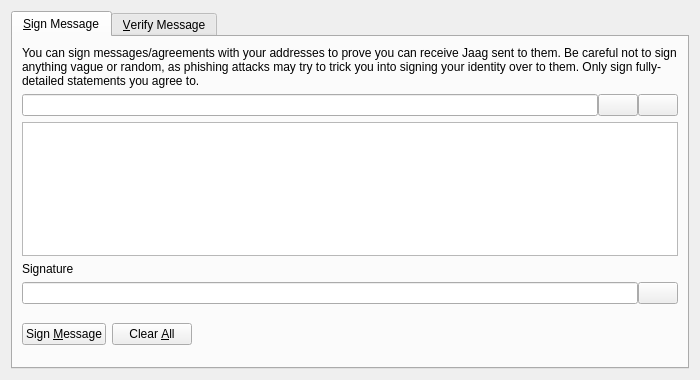
<?xml version="1.0" encoding="UTF-8"?>
<ui version="4.0">
 <class>SignVerifyMessageDialog</class>
 <widget class="QDialog" name="SignVerifyMessageDialog">
  <property name="geometry">
   <rect>
    <x>0</x>
    <y>0</y>
    <width>700</width>
    <height>380</height>
   </rect>
  </property>
  <property name="windowTitle">
   <string>Signatures - Sign / Verify a Message</string>
  </property>
  <property name="modal">
   <bool>true</bool>
  </property>
  <layout class="QVBoxLayout" name="verticalLayout">
   <item>
    <widget class="QTabWidget" name="tabWidget">
     <property name="currentIndex">
      <number>0</number>
     </property>
     <widget class="QWidget" name="tabSignMessage">
      <attribute name="title">
       <string>&amp;Sign Message</string>
      </attribute>
      <layout class="QVBoxLayout" name="verticalLayout_SM">
       <item>
        <widget class="QLabel" name="infoLabel_SM">
         <property name="text">
          <string>You can sign messages/agreements with your addresses to prove you can receive Jaag sent to them. Be careful not to sign anything vague or random, as phishing attacks may try to trick you into signing your identity over to them. Only sign fully-detailed statements you agree to.</string>
         </property>
         <property name="textFormat">
          <enum>Qt::PlainText</enum>
         </property>
         <property name="wordWrap">
          <bool>true</bool>
         </property>
        </widget>
       </item>
       <item>
        <layout class="QHBoxLayout" name="horizontalLayout_1_SM">
         <property name="spacing">
          <number>0</number>
         </property>
         <item>
          <widget class="QValidatedLineEdit" name="addressIn_SM">
           <property name="toolTip">
            <string>The Jaag address to sign the message with</string>
           </property>
          </widget>
         </item>
         <item>
          <widget class="QPushButton" name="addressBookButton_SM">
           <property name="toolTip">
            <string>Choose previously used address</string>
           </property>
           <property name="text">
            <string/>
           </property>
           <property name="shortcut">
            <string>Alt+A</string>
           </property>
           <property name="autoDefault">
            <bool>false</bool>
           </property>
          </widget>
         </item>
         <item>
          <widget class="QPushButton" name="pasteButton_SM">
           <property name="toolTip">
            <string>Paste address from clipboard</string>
           </property>
           <property name="text">
            <string/>
           </property>
           <property name="shortcut">
            <string>Alt+P</string>
           </property>
           <property name="autoDefault">
            <bool>false</bool>
           </property>
          </widget>
         </item>
        </layout>
       </item>
       <item>
        <widget class="QPlainTextEdit" name="messageIn_SM">
         <property name="toolTip">
          <string>Enter the message you want to sign here</string>
         </property>
        </widget>
       </item>
       <item>
        <widget class="QLabel" name="signatureLabel_SM">
         <property name="text">
          <string>Signature</string>
         </property>
         <property name="textFormat">
          <enum>Qt::PlainText</enum>
         </property>
        </widget>
       </item>
       <item>
        <layout class="QHBoxLayout" name="horizontalLayout_2_SM">
         <property name="spacing">
          <number>0</number>
         </property>
         <item>
          <widget class="QLineEdit" name="signatureOut_SM">
           <property name="font">
            <font>
             <italic>true</italic>
            </font>
           </property>
           <property name="readOnly">
            <bool>true</bool>
           </property>
          </widget>
         </item>
         <item>
          <widget class="QPushButton" name="copySignatureButton_SM">
           <property name="toolTip">
            <string>Copy the current signature to the system clipboard</string>
           </property>
           <property name="text">
            <string/>
           </property>
           <property name="autoDefault">
            <bool>false</bool>
           </property>
          </widget>
         </item>
        </layout>
       </item>
       <item>
        <layout class="QHBoxLayout" name="horizontalLayout_3_SM">
         <item>
          <widget class="QPushButton" name="signMessageButton_SM">
           <property name="toolTip">
            <string>Sign the message to prove you own this Jaag address</string>
           </property>
           <property name="text">
            <string>Sign &amp;Message</string>
           </property>
           <property name="autoDefault">
            <bool>false</bool>
           </property>
          </widget>
         </item>
         <item>
          <widget class="QPushButton" name="clearButton_SM">
           <property name="toolTip">
            <string>Reset all sign message fields</string>
           </property>
           <property name="text">
            <string>Clear &amp;All</string>
           </property>
           <property name="autoDefault">
            <bool>false</bool>
           </property>
          </widget>
         </item>
         <item>
          <spacer name="horizontalSpacer_1_SM">
           <property name="orientation">
            <enum>Qt::Horizontal</enum>
           </property>
           <property name="sizeHint" stdset="0">
            <size>
             <width>40</width>
             <height>48</height>
            </size>
           </property>
          </spacer>
         </item>
         <item>
          <widget class="QLabel" name="statusLabel_SM">
           <property name="font">
            <font>
             <weight>75</weight>
             <bold>true</bold>
            </font>
           </property>
           <property name="text">
            <string/>
           </property>
           <property name="wordWrap">
            <bool>true</bool>
           </property>
          </widget>
         </item>
         <item>
          <spacer name="horizontalSpacer_2_SM">
           <property name="orientation">
            <enum>Qt::Horizontal</enum>
           </property>
           <property name="sizeHint" stdset="0">
            <size>
             <width>40</width>
             <height>48</height>
            </size>
           </property>
          </spacer>
         </item>
        </layout>
       </item>
      </layout>
     </widget>
     <widget class="QWidget" name="tabVerifyMessage">
      <attribute name="title">
       <string>&amp;Verify Message</string>
      </attribute>
      <layout class="QVBoxLayout" name="verticalLayout_VM">
       <item>
        <widget class="QLabel" name="infoLabel_VM">
         <property name="text">
          <string>Enter the receiver's address, message (ensure you copy line breaks, spaces, tabs, etc. exactly) and signature below to verify the message. Be careful not to read more into the signature than what is in the signed message itself, to avoid being tricked by a man-in-the-middle attack. Note that this only proves the signing party receives with the address, it cannot prove sendership of any transaction!</string>
         </property>
         <property name="textFormat">
          <enum>Qt::PlainText</enum>
         </property>
         <property name="alignment">
          <set>Qt::AlignLeading|Qt::AlignLeft|Qt::AlignTop</set>
         </property>
         <property name="wordWrap">
          <bool>true</bool>
         </property>
        </widget>
       </item>
       <item>
        <layout class="QHBoxLayout" name="horizontalLayout_1_VM">
         <property name="spacing">
          <number>0</number>
         </property>
         <item>
          <widget class="QValidatedLineEdit" name="addressIn_VM">
           <property name="toolTip">
            <string>The Jaag address the message was signed with</string>
           </property>
          </widget>
         </item>
         <item>
          <widget class="QPushButton" name="addressBookButton_VM">
           <property name="toolTip">
            <string>Choose previously used address</string>
           </property>
           <property name="text">
            <string/>
           </property>
           <property name="shortcut">
            <string>Alt+A</string>
           </property>
           <property name="autoDefault">
            <bool>false</bool>
           </property>
          </widget>
         </item>
        </layout>
       </item>
       <item>
        <widget class="QPlainTextEdit" name="messageIn_VM"/>
       </item>
       <item>
        <widget class="QValidatedLineEdit" name="signatureIn_VM"/>
       </item>
       <item>
        <layout class="QHBoxLayout" name="horizontalLayout_2_VM">
         <item>
          <widget class="QPushButton" name="verifyMessageButton_VM">
           <property name="toolTip">
            <string>Verify the message to ensure it was signed with the specified Jaag address</string>
           </property>
           <property name="text">
            <string>Verify &amp;Message</string>
           </property>
           <property name="autoDefault">
            <bool>false</bool>
           </property>
          </widget>
         </item>
         <item>
          <widget class="QPushButton" name="clearButton_VM">
           <property name="toolTip">
            <string>Reset all verify message fields</string>
           </property>
           <property name="text">
            <string>Clear &amp;All</string>
           </property>
           <property name="autoDefault">
            <bool>false</bool>
           </property>
          </widget>
         </item>
         <item>
          <spacer name="horizontalSpacer_1_VM">
           <property name="orientation">
            <enum>Qt::Horizontal</enum>
           </property>
           <property name="sizeHint" stdset="0">
            <size>
             <width>40</width>
             <height>48</height>
            </size>
           </property>
          </spacer>
         </item>
         <item>
          <widget class="QLabel" name="statusLabel_VM">
           <property name="font">
            <font>
             <weight>75</weight>
             <bold>true</bold>
            </font>
           </property>
           <property name="text">
            <string/>
           </property>
           <property name="wordWrap">
            <bool>true</bool>
           </property>
          </widget>
         </item>
         <item>
          <spacer name="horizontalSpacer_2_VM">
           <property name="orientation">
            <enum>Qt::Horizontal</enum>
           </property>
           <property name="sizeHint" stdset="0">
            <size>
             <width>40</width>
             <height>48</height>
            </size>
           </property>
          </spacer>
         </item>
        </layout>
       </item>
      </layout>
     </widget>
    </widget>
   </item>
  </layout>
 </widget>
 <customwidgets>
  <customwidget>
   <class>QValidatedLineEdit</class>
   <extends>QLineEdit</extends>
   <header>qvalidatedlineedit.h</header>
  </customwidget>
 </customwidgets>
 <resources>
  <include location="../jaag.qrc"/>
 </resources>
 <connections/>
</ui>
